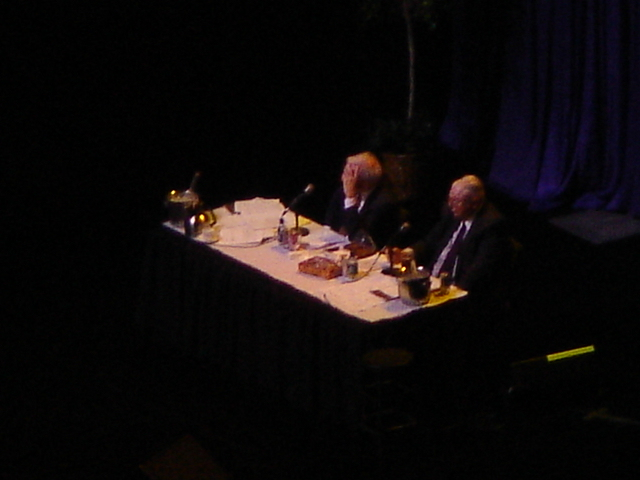
#> input picture 复利纪录片/assets/photos/brk_meeting_2007_TEDizen_CC-BY-2.0.jpg, 640 x 480 px
$ python -i post.py   (imports and definitions only)
#> lines starting #> are read from the running program, lines starting #| are printed output that depends on the picture
#> further down, picture is the input picture: shape (480, 640, 3); mean B, G, R 10.6, 10.5, 14.4
"""玻璃三维场景的后期：景深（按深度）→ 泛光 / 横向光晕（HDR）→ ACES 色调映射 → 冷色调分级 → 暗角与颗粒。
输入为 glass.Renderer 输出的线性 HDR（float32 HxWx4，A 为相机距离），输出 sRGB 显示空间 float32 RGB（0..1）。
"""
import numpy as np, cv2


# [18 lines left out: function dof, not called in this run]


def bloom(rgb, strength=0.22, thr=0.9, streak=0.10, streak_tint=(0.55, 0.75, 1.0)):
#> called with strength = 0.22, thr = 0.9, streak = 0.1, streak_tint = (0.55, 0.75, 1)
    lum = rgb @ np.array([0.2126, 0.7152, 0.0722], np.float32)
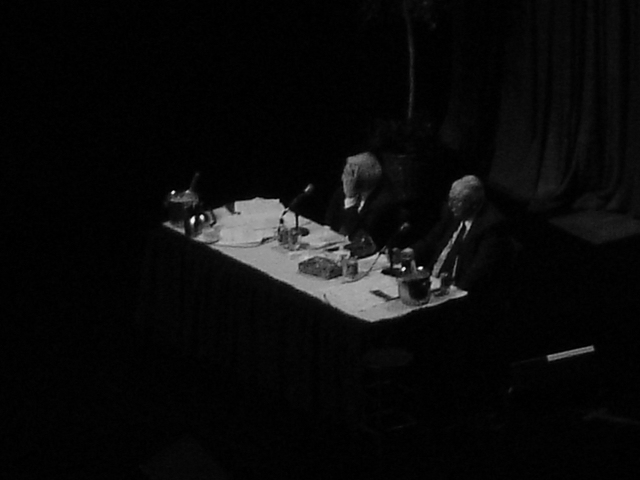
#> lum: shape (480, 640) float32; min 0, max 247.3, mean 10.8
    knee = np.clip((lum - thr) / (thr + 1e-6), 0, None)[..., None]
    hi = rgb * knee / (1 + knee)
    h, w = rgb.shape[:2]
#> h = 480; w = 640
    small = cv2.resize(hi, (w // 4, h // 4), interpolation=cv2.INTER_AREA)
    acc = np.zeros_like(small)
    for s, wgt in ((2, 0.5), (6, 0.3), (16, 0.2)):
        acc += cv2.GaussianBlur(small, (0, 0), s) * wgt
#> this loop made 3 passes
#> pass 1, in bloom, `acc += cv2.GaussianBlur(small, (0, 0), s) * wgt`:
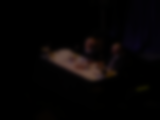
#> acc: shape (120, 160, 3) float32; mean B, G, R 4.8, 4.8, 6.7
#> pass 2, in bloom, `acc += cv2.GaussianBlur(small, (0, 0), s) * wgt`:
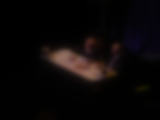
#> acc: shape (120, 160, 3) float32; mean B, G, R 7.7, 7.7, 10.7
    out = rgb + cv2.resize(acc, (w, h), interpolation=cv2.INTER_LINEAR) * strength * 4
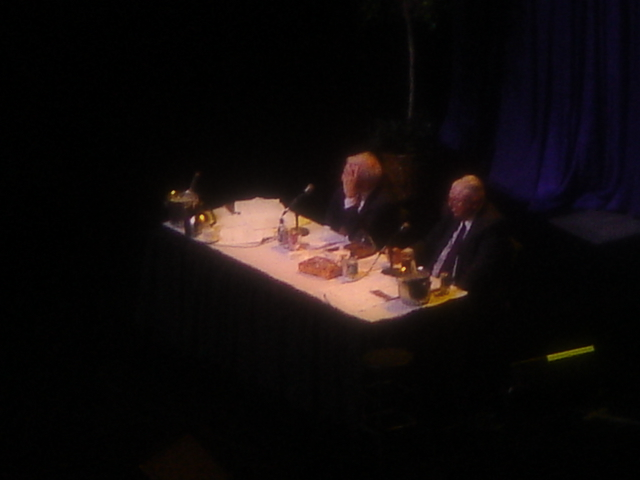
#> out: shape (480, 640, 3) float32; mean B, G, R 19.1, 18.9, 26.2; drawn with min black and max white
    if streak > 0:
        st = cv2.resize(hi, (w // 8, h // 8), interpolation=cv2.INTER_AREA)
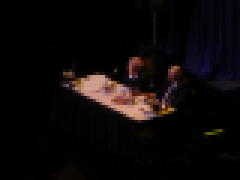
#> st: shape (60, 80, 3) float32 (shown 3 times larger); mean B, G, R 9.7, 9.6, 13.4
        st = cv2.GaussianBlur(st, (0, 0), sigmaX=24, sigmaY=0.6)
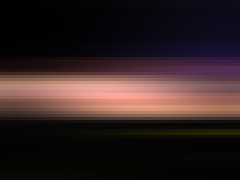
#> st: shape (60, 80, 3) float32 (shown 3 times larger); mean B, G, R 9.7, 9.7, 13.5; drawn with min black and max white
        out += cv2.resize(st, (w, h), interpolation=cv2.INTER_LINEAR) * np.array(streak_tint, np.float32) * streak * 6
    return out


def aces(x):
    a, b, c, d, e = 2.51, 0.03, 2.43, 0.59, 0.14
    return np.clip((x * (a * x + b)) / (x * (c * x + d) + e), 0, 1)


LIFT = np.array([0.006, 0.010, 0.020], np.float32)     # 暗部微微偏深蓝


# [38 lines left out: functions grade, vignette, grain, finish, not called in this run]

>>> import cv2
>>> picture = cv2.imread('../../../复利纪录片/assets/photos/brk_meeting_2007_TEDizen_CC-BY-2.0.jpg')
>>> result = bloom(picture)
